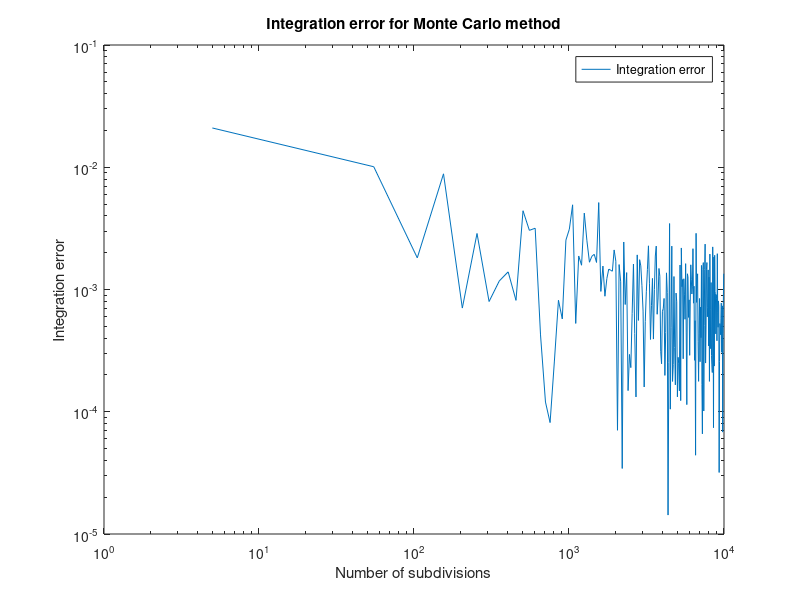

This chart was generated by the following MATLAB code:
function [integration_error, Nt, ft_5, xr, yr, yrmax] = zadanie4()
    % Numeryczne całkowanie metodą Monte Carlo.
    %
    %   integration_error - wektor wierszowy. Każdy element integration_error(1,i)
    %       zawiera błąd całkowania obliczony dla liczby losowań równej Nt(1,i).
    %       Zakładając, że obliczona wartość całki dla Nt(1,i) próbek wynosi
    %       integration_result, błąd jest definiowany jako:
    %       integration_error(1,i) = abs(integration_result - reference_value),
    %       gdzie reference_value to wartość referencyjna całki.
    %
    %   Nt - wektor wierszowy zawierający liczby losowań, dla których obliczano
    %       wektor błędów całkowania integration_error.
    %
    %   ft_5 - gęstość funkcji prawdopodobieństwa dla n=5
    %
    %   [xr, yr] - tablice komórkowe zawierające informacje o wylosowanych punktach.
    %       Tablice te mają rozmiar [1, length(Nt)]. W komórkach xr{1,i} oraz yr{1,i}
    %       zawarte są współrzędne x oraz y wszystkich punktów zastosowanych
    %       do obliczenia całki przy losowaniu Nt(1,i) punktów.
    %
    %   yrmax - maksymalna dopuszczalna wartość współrzędnej y losowanych punktów

    reference_value = 0.0473612919396179; % wartość referencyjna całki

    Nt = 5:50:10^4;
    integration_error = zeros(1, length(Nt));

    ft_5 = fun(5);
    yrmax = ft_5 + 0.001;
    [xr, yr, integral] = monteCarlo_method(@fun, 1000, 0, 5, yrmax);
    xr = cell(1, length(Nt)); 
    yr = cell(1, length(Nt)); 
    integration_result = zeros(1, length(Nt));
    for i = 1:length(Nt)
        [xr{1,i}, yr{1,i}, integration_result(1,i)] = monteCarlo_method(@fun, Nt(i), 0, 5, yrmax);
        integration_error(1,i) = abs(integration_result(1,i) - reference_value);
    end

    loglog(Nt, integration_error, 'DisplayName', sprintf("Integration error"))
    xlabel('Number of subdivisions');
    ylabel('Integration error');
    title('Integration error for Monte Carlo method');
    legend('show');

     


end

function value = fun(t)

    sigma = 3;
    u = 10;    
    denominator = sigma*(sqrt(2*pi));
    nominator = -(t-u)^2;
    denonimnator2 = 2*sigma^2;
    euler = exp(nominator/denonimnator2);
    value = (1/denominator)*euler;
end

function [xr, yr, integral, yrmax] = monteCarlo_method(funHandle, N, a, b, yrmax)
    
    S = (b - a) * yrmax;
    xr = zeros(1, N);
    yr = zeros(1,N);
    sum = 0;
    count_under_curve = 0; 
    for i = 1:N
        x = a + (b - a) * rand(); 
        y = yrmax * rand();
        if y <= funHandle(x) % Sprawdzenie, czy punkt znajduje się pod krzywą funkcji
            count_under_curve = count_under_curve + 1; % Zwiększenie licznika punktów pod krzywą
        end
        xr(1,i) = x;
        yr(1,i) = y;
    end
    integral = (count_under_curve/N)*S;

end